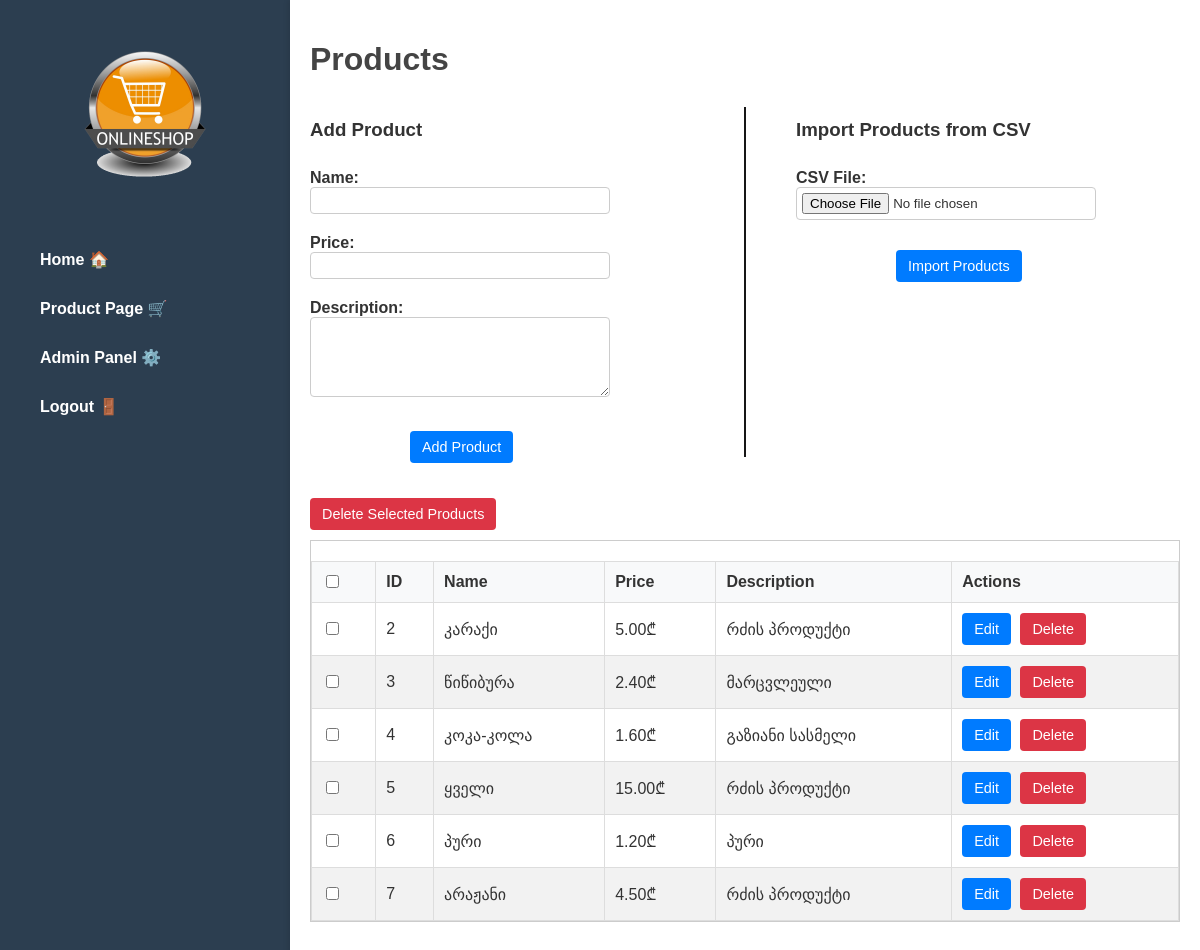
Screenshot of /product/ (signed in) with the database file from the repository.
### ProductShop/models.py (models this page shows, shortened)
class Product(models.Model):
    name = models.CharField(max_length=255)
    price = models.DecimalField(max_digits=10, decimal_places=2)
    description = models.TextField()

### ProductShop/views.py (the view, shortened to what this page needs)
# urls.py: path('product/', product_page, name='product_page'),
@login_required
def product_page(request):
    products = Product.objects.all()
    context = {'products': products, 'request': request}
    return render(request, 'productshop/product_page.html', context)

### ProductShop/templates/productshop/product_page.html (shortened to what this page needs)
{% extends "productshop/base.html" %}
{% load static %}
{% block content %}
    <h1>Products</h1>
    {% if perms.ProductShop.add_product %}
    <div style="display: flex; gap: 50px; margin-bottom: 25px; align-items: flex-start;">
        <form method="post" style="display: flex; flex-direction: column; gap: 10px; align-items: flex-start;" name="add_product_form">
            <h3>Add Product</h3>
            <div>
                <label for="name" style="display: inline-block; width: 100px;">Name:</label>
                <input type="text" id="name" name="name" style="width: 300px;" required step="0.01">
            </div>
            <div>
                <label for="price" style="display: inline-block; width: 100px;">Price:</label>
                <input type="number" id="price" name="price" style="width: 300px;" required step="0.01">
            </div>
            <div>
                <label for="description" style="display: inline-block; width: 100px; vertical-align: top;">Description:</label>
                <textarea id="description" name="description" style="width: 300px; height: 80px;"></textarea>
            </div>
            <button type="submit" style="margin-left: 100px; margin-top: 10px; align-self: flex-start;">Add Product</button>
        </form>
        <div style="border-left: 2px solid #171616; height: 350px; align-self: center;"></div>
        <form method="post" enctype="multipart/form-data" style="display: flex; flex-direction: column; gap: 10px; align-items: flex-start;" name="import_product_form">
            <h3>Import Products from CSV</h3>
            <div>
                <label for="csv_file" style="display: inline-block; width: 100px;">CSV File:</label>
                <input type="file" name="csv_file" accept=".csv" required>
            </div>
            <button type="submit" style="margin-left: 100px; margin-top: 10px; align-self: flex-start;">Import Products</button>
        </form>
    </div>
    {% endif %}
    {% if perms.ProductShop.delete_product %}
    <form method="post" id="bulk-delete-form" onsubmit="return confirmBulkDelete()">
        <button type="submit" style="margin-bottom: 10px; background-color: #dc3545; color: white; border: none; padding: 8px 12px; cursor: pointer; border-radius: 4px; font-size: 0.9em;">Delete Selected Products</button>
    </form>
    {% endif %}
    <div style="max-height: 70vh; overflow-y: auto; border: 1px solid #ccc; margin-bottom: 10px;">
        <table style="width: 100%; border-collapse: collapse;">
            <thead>
                <tr>
                    {% if perms.ProductShop.delete_product %}
                        <th><input type="checkbox" onclick="toggleSelectAll(this)"></th>
                    {% endif %}
                    <th>ID</th>
                    <th>Name</th>
                    <th>Price</th>
                    <th>Description</th>
                    <th>Actions</th>
                </tr>
            </thead>
            <tbody>
                {% for product in products %}
                <tr>
                    {% if perms.ProductShop.delete_product %}
                        <td><input type="checkbox" name="selected_products" value="{{ product.id }}"></td>
                    {% endif %}
                    <td>{{ product.id }}</td>
                    <td>{{ product.name }}</td>
                    <td>{{ product.price|floatformat:2 }}₾</td>
                    <td>{{ product.description }}</td>
                    <td>
                        {% if perms.ProductShop.change_product %}
                            <button onclick="openEditModal({{ product.id }}, '{{ product.name }}', '{{ product.price }}', '{{ product.description|escapejs }}')">Edit</button>
                        {% endif %}
                        {% if perms.ProductShop.delete_product %}
                            <button class="delete-button" onclick="openDeleteModal({{ product.id }})">Delete</button>
                        {% endif %}
                    </td>
                </tr>
                {% empty %}
                <tr><td colspan="6">No products available.</td></tr>
                {% endfor %}
            </tbody>
        </table>
    </div>
    <div style="height: 30px;"></div>
{% endblock %}

### ProductShop/Static/css/styles.css (style rules this page uses)
body { font-family: 'Arial', sans-serif; margin: 0; padding: 0; background-color: #f4f4f9; color: #333; }
h1, h2 { color: #444; }
table { width: 100%; border-collapse: collapse; margin-top: 20px; }
table th, table td { border: 1px solid #ddd; padding: 10px; text-align: left; }
table th { background-color: #f8f9fa; font-weight: bold; }
table tr:nth-child(even) { background-color: #f2f2f2; }
button { background-color: #007bff; color: white; border: none; padding: 8px 12px; cursor: pointer; border-radius: 4px; font-size: 0.9em; }
form label { display: inline-block; width: 100px; font-weight: bold; }
form input, form textarea { width: 300px; padding: 5px; margin-bottom: 10px; border: 1px solid #ccc; border-radius: 4px; box-sizing: border-box; }
form textarea { height: 100px; }
form button { margin-top: 10px; }
button.delete-button { background-color: #dc3545; color: white; border: none; padding: 8px 12px; cursor: pointer; border-radius: 4px; font-size: 0.9em; margin-left: 5px; }
html, body { margin: 0; padding: 0; overflow: hidden; height: 100vh; }

### rows the page displays
Product: id "2", name "კარაქი", price "5.00", description "რძის პროდუქტი"
Product: id "3", name "წიწიბურა", price "2.40", description "მარცვლეული"
Product: id "4", name "კოკა-კოლა", price "1.60", description "გაზიანი სასმელი"
Product: id "5", name "ყველი", price "15.00", description "რძის პროდუქტი"
Product: id "6", name "პური", price "1.20", description "პური"
Product: id "7", name "არაჟანი", price "4.50", description "რძის პროდუქტი"
